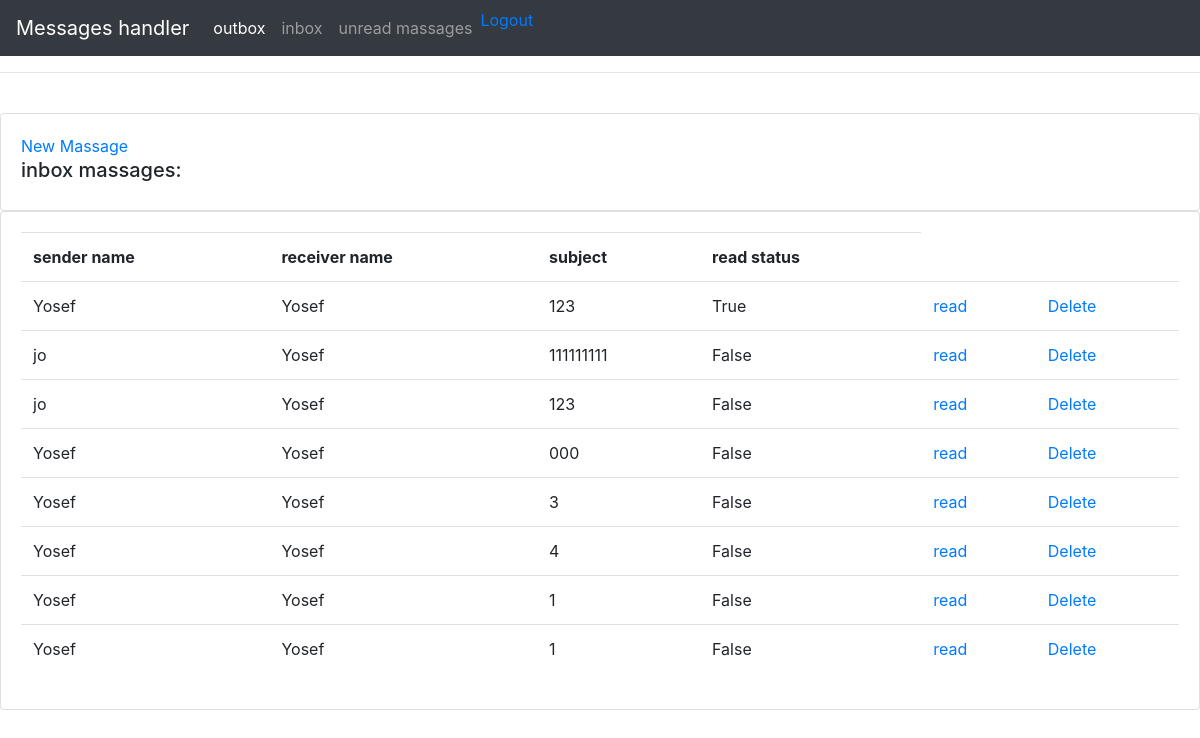
Screenshot of /massages/ (signed in) with the database file from the repository.
### APP/models.py (models this page shows)
class MASSAGE (models.Model):
    user = models.ForeignKey(User, on_delete=models.CASCADE, related_name='+')
    receiver = models.ForeignKey(User, on_delete=models.CASCADE, related_name='+')
    subject = models.CharField(null=True, max_length=200)
    massage = models.CharField(null=True, max_length=1000)
    date_created = models.DateTimeField(default=timezone.now)
    is_read = models.BooleanField(default=False)

### APP/views.py (the view)
# urls.py: path('massages/', APP.views.massage, name="massages"),#inbox
def massage(request):                    # ----------------------------------inbox
    massages = MASSAGE.objects.filter(Q(receiver=request.user))
    return render(request, 'APP/massages.html', {'massages': massages})

### APP/templates/APP/massages.html
{% extends 'APP/main.html' %}
{% block content %}
		<br>
		<div class="row">
			<div class="col-md">
				<div class="card card-body">
                    <span ><a  class="hello-msg"  href="{% url 'create_massage' %}" >New Massage</a></span>
                    <h5>inbox massages:</h5>
				</div>
				<div class="card card-body">
					<table class="table">
						<tr>
							<th>sender name</th>
							<th>receiver name</th>
                            <th>subject</th>
                            <th>read status</th>
						</tr>
                        {% for i in massages %}
                            <tr>
                                 <td>{{ i.user }}</td>
                                 <td>{{ i.receiver }}</td>
                                 <td>{{ i.subject }} </td>
                                <td>{{ i.is_read }} </td>
                                 <td> <a  href="{% url 'read_massage_inbox' i.id %}" >read </a></td>
                                 <td> <a href="{% url 'delete_massage_inbox' i.id %}" >Delete</a></td>
                            </tr>
                        {% endfor %}
					</table>
				</div>
			</div>
		</div>
{% endblock content %}

### rows the page displays
MASSAGE: user "Yosef", receiver "Yosef", subject "123", is_read "True"
MASSAGE: user "jo", receiver "Yosef", subject "111111111", is_read "False"
MASSAGE: user "jo", receiver "Yosef", subject "123", is_read "False"
MASSAGE: user "Yosef", receiver "Yosef", subject "000", is_read "False"
MASSAGE: user "Yosef", receiver "Yosef", subject "3", is_read "False"
MASSAGE: user "Yosef", receiver "Yosef", subject "4", is_read "False"
MASSAGE: user "Yosef", receiver "Yosef", subject "1", is_read "False"
MASSAGE: user "Yosef", receiver "Yosef", subject "1", is_read "False"
